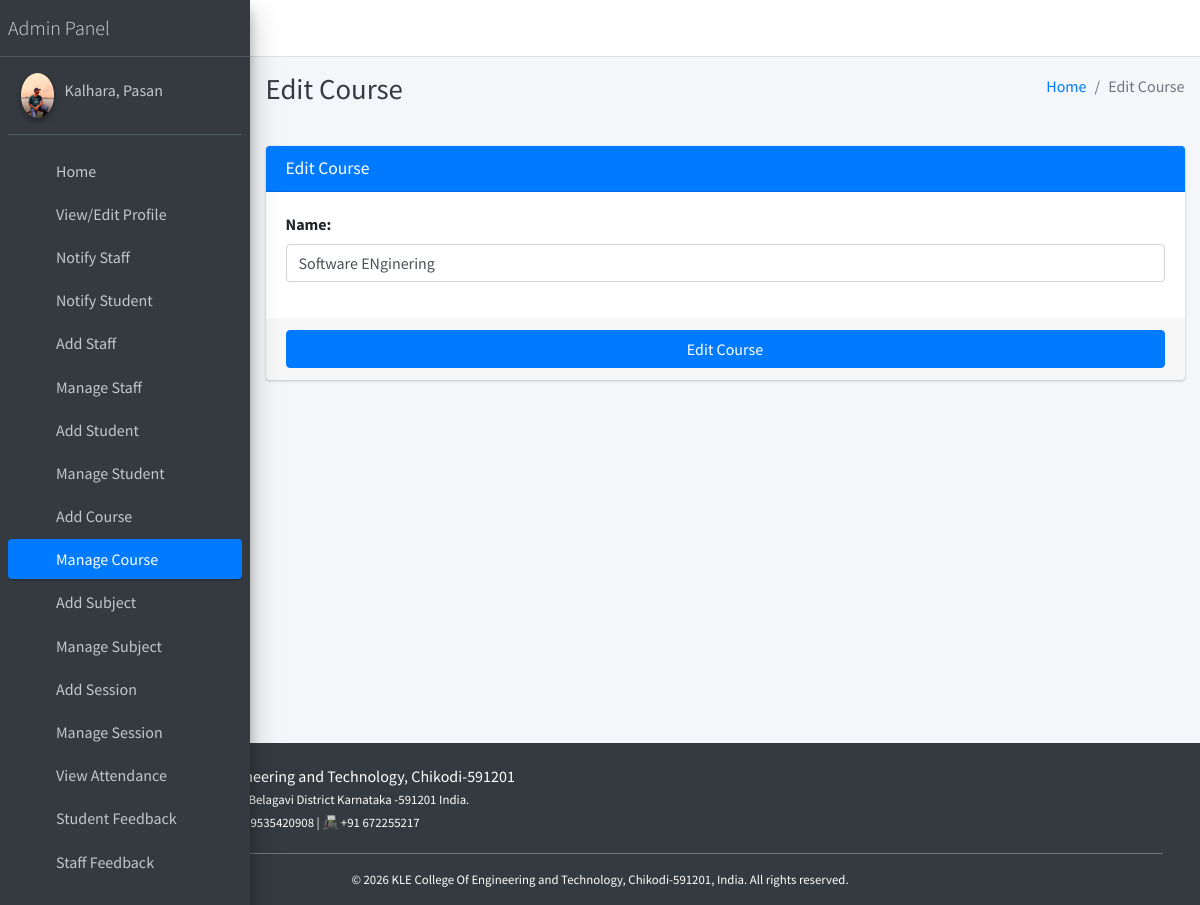
Screenshot of /course/edit/1 (signed in) with the database file from the repository.
### main_app/models.py (models this page shows, shortened)
class CustomUser(AbstractUser):
    USER_TYPE = ((1, "HOD"), (2, "Staff"), (3, "Student"))
    GENDER = [("M", "Male"), ("F", "Female")]
    username = None  # Removed username, using email instead
    email = models.EmailField(unique=True)
    user_type = models.CharField(default=1, choices=USER_TYPE, max_length=1)
    gender = models.CharField(max_length=1, choices=GENDER)
    profile_pic = models.ImageField()
    address = models.TextField()
    fcm_token = models.TextField(default="")  # For firebase notifications
    created_at = models.DateTimeField(auto_now_add=True)
    updated_at = models.DateTimeField(auto_now=True)
    USERNAME_FIELD = "email"
    REQUIRED_FIELDS = []
    objects = CustomUserManager()
    def __str__(self):
        return self.last_name + ", " + self.first_name

class Course(models.Model):
    name = models.CharField(max_length=120)
    created_at = models.DateTimeField(auto_now_add=True)
    updated_at = models.DateTimeField(auto_now=True)

### main_app/hod_views.py (the view, shortened to what this page needs)
def edit_course(request, course_id):
    instance = get_object_or_404(Course, id=course_id)
    form = CourseForm(request.POST or None, instance=instance)
    context = {
        'form': form,
        'course_id': course_id,
        'page_title': 'Edit Course'
    }
    return render(request, 'hod_template/edit_course_template.html', context)

### main_app/forms.py
class CourseForm(FormSettings):
    def __init__(self, *args, **kwargs):
        super(CourseForm, self).__init__(*args, **kwargs)
    class Meta:
        fields = ['name']
        model = Course

### main_app/templates/hod_template/edit_course_template.html
{% extends 'main_app/base.html' %}
{% load static %}
{% block page_title %}{{page_title}}{% endblock page_title %}
{% block content %}
<section class="content">
    <div class="container-fluid">
        <div class="row">
            <div class="col-md-12">
                <div class="card card-primary">
                    <div class="card-header">
                        <h3 class="card-title">{{page_title}}</h3>
                    </div>
                    {% include "main_app/form_template.html" with messages=messages  form=form button_text="Edit Course"%}
                </div>
            </div>
        </div>
    </div>
</section>
{% endblock content %}

### main_app/templates/main_app/sidebar_template.html (shortened to what this page needs)
{% load static %}
<aside class="main-sidebar sidebar-dark-primary elevation-4">
{% if request.user.user_type == '1' %}
    <a href="{% url 'admin_home' %}" class="brand-link">
        <span class="brand-text font-weight-light">Admin Panel</span>
    </a>
    <div class="sidebar">
        <div class="user-panel mt-3 pb-3 mb-3 d-flex">
            <div class="image">
                <img src="{{ request.user.profile_pic }}" class="img-circle elevation-2" alt="User Image">
            </div>
            <div class="info">
                <a href="#" class="d-block">{{ user }}</a>
            </div>
        </div>
        <nav class="mt-2">
            <ul class="nav nav-pills nav-sidebar flex-column" role="menu">
                <li class="nav-item">
                    {% url 'admin_home' as admin_home %}
                    <a href="{{ admin_home }}" class="nav-link {% if admin_home == request.path %} active {% endif %}">
                        <i class="nav-icon fas fa-tachometer-alt"></i>
                        <p>Home</p>
                    </a>
                </li>
                <li class="nav-item">
                    {% url 'admin_view_profile' as admin_view_profile %}
                    <a href="{{ admin_view_profile }}" class="nav-link {% if admin_view_profile == request.path %} active {% endif %}">
                        <i class="nav-icon fas fa-user-cog"></i>
                        <p>View/Edit Profile</p>
                    </a>
                </li>
                <li class="nav-item">
                    {% url 'admin_notify_staff' as admin_notify_staff %}
                    <a href="{{ admin_notify_staff }}" class="nav-link {% if admin_notify_staff == request.path %} active {% endif %}">
                        <i class="nav-icon fas fa-bullhorn"></i>
                        <p>Notify Staff</p>
                    </a>
                </li>
                <li class="nav-item">
                    {% url 'admin_notify_student' as admin_notify_student %}
                    <a href="{{ admin_notify_student }}" class="nav-link {% if admin_notify_student == request.path %} active {% endif %}">
                        <i class="nav-icon fas fa-bullhorn"></i>
                        <p>Notify Student</p>
                    </a>
                </li>
                <li class="nav-item">
                    {% url 'add_staff' as add_staff %}
                    <a href="{{ add_staff }}" class="nav-link {% if add_staff == request.path %} active {% endif %}">
                        <i class="nav-icon fas fa-user-plus"></i>
                        <p>Add Staff</p>
                    </a>
                </li>
                <li class="nav-item">
                    {% url 'manage_staff' as manage_staff %}
                    {% url 'edit_staff' staff_id as edit_staff %}
                    <a href="{{ manage_staff }}" class="nav-link {% if manage_staff == request.path or request.path == edit_staff %} active {% endif %}">
                        <i class="nav-icon fas fa-users"></i>
                        <p>Manage Staff</p>
                    </a>
                </li>
                <li class="nav-item">
                    {% url 'add_student' as add_student %}
                    <a href="{{ add_student }}" class="nav-link {% if add_student == request.path %} active {% endif %}">
                        <i class="nav-icon fas fa-user-graduate"></i>
                        <p>Add Student</p>
                    </a>
                </li>
                <li class="nav-item">
                    {% url 'manage_student' as manage_student %}
                    {% url 'edit_student' student_id as edit_student %}
                    <a href="{{ manage_student }}" class="nav-link {% if edit_student == request.path or manage_student == request.path %} active {% endif %}">
                        <i class="nav-icon fas fa-users"></i>
                        <p>Manage Student</p>
                    </a>
                </li>
                <li class="nav-item">
                    {% url 'add_course' as add_course %}
                    <a href="{{ add_course }}" class="nav-link {% if add_course == request.path %} active {% endif %}">
                        <i class="nav-icon fas fa-book"></i>
                        <p>Add Course</p>
                    </a>
                </li>
                <li class="nav-item">
                    {% url 'manage_course' as manage_course %}
                    {% url 'edit_course' course_id as edit_course %}
                    <a href="{{ manage_course }}" class="nav-link {% if edit_course == request.path or manage_course == request.path %} active {% endif %}">
                        <i class="nav-icon fas fa-book-open"></i>
                        <p>Manage Course</p>
                    </a>
                </li>
                <li class="nav-item">
                    {% url 'add_subject' as add_subject %}
                    <a href="{{ add_subject }}" class="nav-link {% if add_subject == request.path %} active {% endif %}">
                        <i class="nav-icon fas fa-chalkboard-teacher"></i>
                        <p>Add Subject</p>
                    </a>
                </li>
                <li class="nav-item">
                    {% url 'manage_subject' as manage_subject %}
                    {% url 'edit_subject' subject_id as edit_subject %}
                    <a href="{{ manage_subject }}" class="nav-link {% if edit_subject == request.path or manage_subject == request.path %} active {% endif %}">
                        <i class="nav-icon fas fa-book-reader"></i>
                        <p>Manage Subject</p>
                    </a>
                </li>
                <li class="nav-item">
                    {% url 'add_session' as add_session %}
                    <a href="{{ add_session }}" class="nav-link {% if add_session == request.path %} active {% endif %}">
                        <i class="nav-icon fas fa-calendar-plus"></i>
                        <p>Add Session</p>
                    </a>
                </li>
                <li class="nav-item">
                    {% url 'manage_session' as manage_session %}
                    {% url 'edit_session' session_id as edit_session %}
                    <a href="{{ manage_session }}" class="nav-link {% if edit_session == request.path or manage_session == request.path %} active {% endif %}">
                        <i class="nav-icon fas fa-calendar-alt"></i>
                        <p>Manage Session</p>
                    </a>
                </li>
                <li class="nav-item">
                    {% url 'admin_view_attendance' as admin_view_attendance %}
                    <a href="{{ admin_view_attendance }}" class="nav-link {% if admin_view_attendance == request.path %} active {% endif %}">
                        <i class="nav-icon fas fa-clipboard-list"></i>
                        <p>View Attendance</p>
                    </a>
                </li>
                <li class="nav-item">
                    {% url 'student_feedback_message' as student_feedback_message %}
                    <a href="{{ student_feedback_message }}" class="nav-link {% if student_feedback_message == request.path %} active {% endif %}">
                        <i class="nav-icon fas fa-comment-dots"></i>
                        <p>Student Feedback</p>
                    </a>
                </li>
                <li class="nav-item">
                    {% url 'staff_feedback_message' as staff_feedback_message %}
                    <a href="{{ staff_feedback_message }}" class="nav-link {% if staff_feedback_message == request.path %} active {% endif %}">
                        <i class="nav-icon fas fa-comments"></i>
                        <p>Staff Feedback</p>
                    </a>
                </li>
                <li class="nav-item">
                    {% url 'view_staff_leave' as view_staff_leave %}
                    <a href="{{ view_staff_leave }}" class="nav-link {% if view_staff_leave == request.path %} active {% endif %}">
                        <i class="nav-icon fas fa-user-clock"></i>
                        <p>Staff Leave</p>
                    </a>
                </li>
{% endif %}
</ul>
</nav>
</div>
</aside>

### main_app/templates/main_app/form_template.html (shortened to what this page needs)
<form role="form" method="POST" enctype="multipart/form-data">
    <div class="card-body">
        {% for field in form  %}
        <div class="form-group">
            {{field.label_tag}}
            {{field}}
        </div>
        {% endfor %}
    </div>
    <div class="card-footer">
        <button type="submit" class="btn btn-primary btn-block">
            {% if button_text %}
            {{button_text}}
            {% else %}
            Submit
            {% endif %}
        </button>
    </div>
</form>

### rows the page displays
CustomUser: user.profile_pic (picture), last_name+first_name "Kalhara, Pasan"
Course: form "Software ENginering"

### other values shown
{{ page_title }} "Edit Course"
{{ field.label_tag }} "Name:"
{{ button_text }} "Edit Course"
